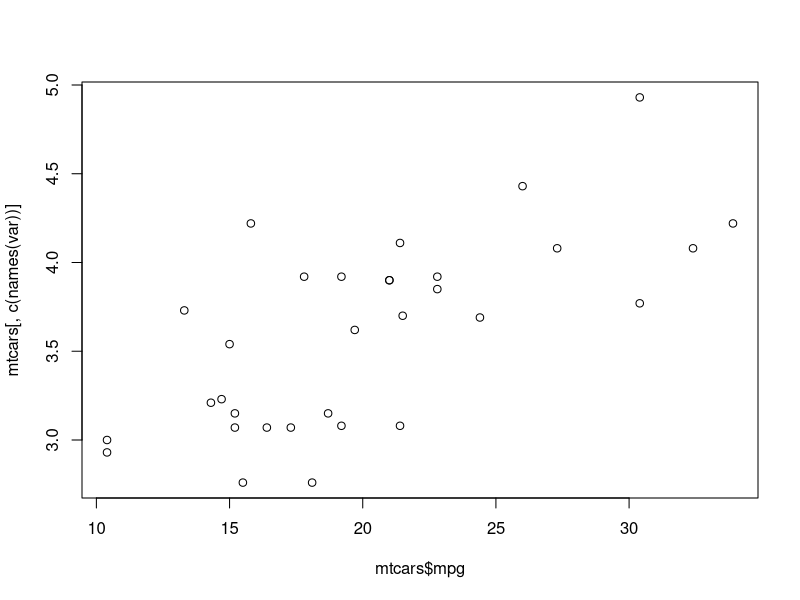

The R source for this figure:
# 상관계수
corList <- cor(mtcars$mpg, mtcars[, - which(names(mtcars) == "mpg")])
print(corList)

# 상관성이 가장 높은 변수
var <- corList[, which.max(corList)]
print(var)

plot(mtcars$mpg, mtcars[, c(names(var))])
